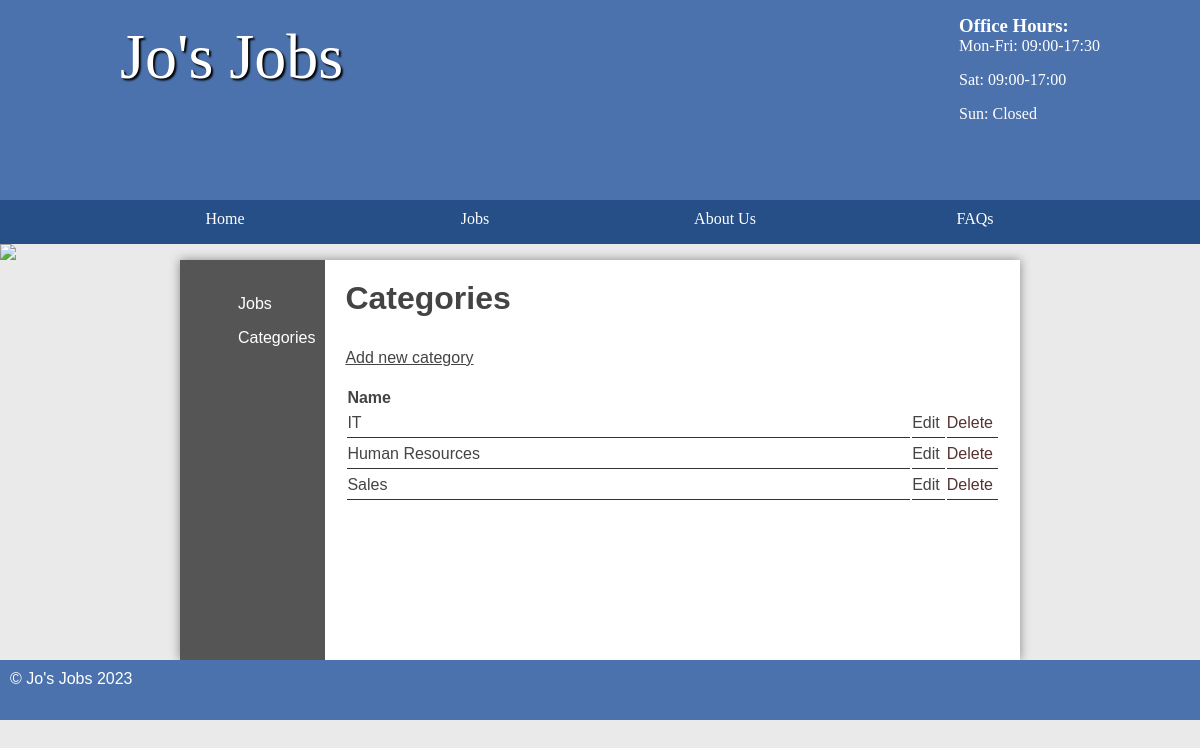
Page /jobs/public/admin/categories.php (signed in) on the earlier database version.
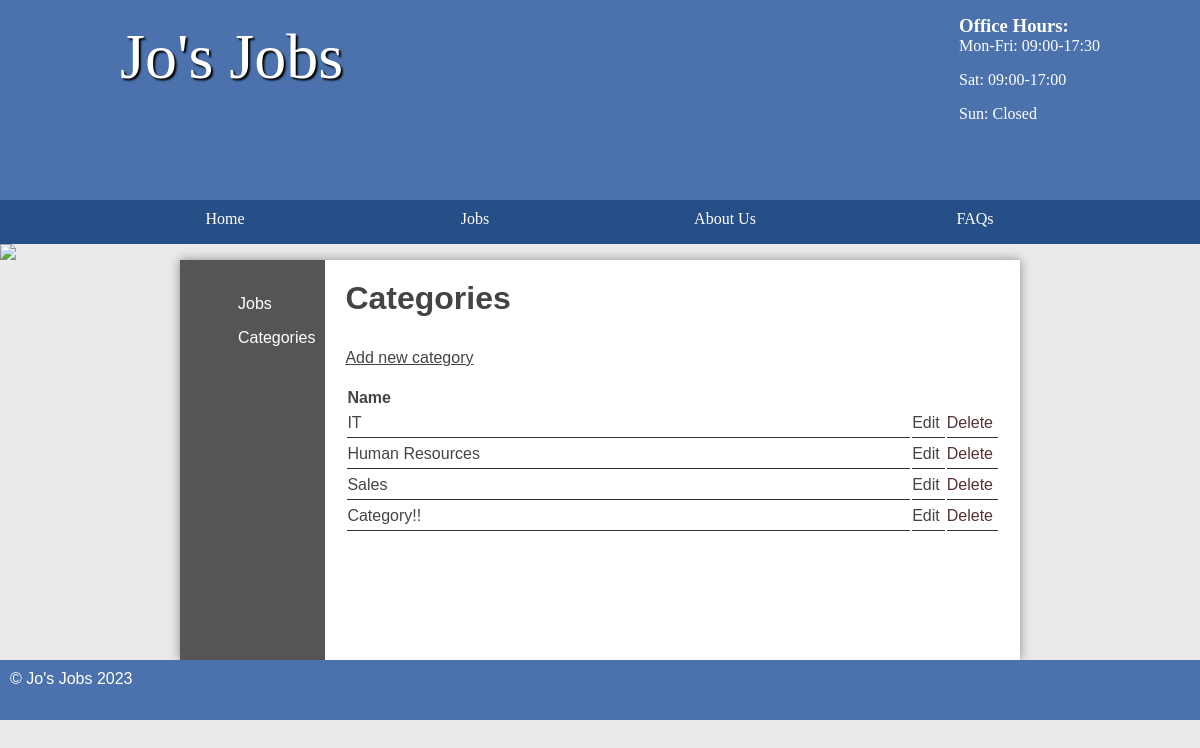
Same page on the later database version.
### tables this page shows
CREATE TABLE `category` (
  `id` int(11) NOT NULL AUTO_INCREMENT,
  `name` varchar(45) DEFAULT NULL,
  PRIMARY KEY (`id`)
);

### jobs/include/utils.php (called while the page is built, shortened)
<?php
$loggedIn = ($_SESSION['loggedin'] ?? false) !== false;
function createHead($title = "Home") {
    global $categories, $db;
    $db ??= new Database();
    $categories = $db->category->selectAll();
    require 'top-section.html.php';
}

### jobs/classes/database.php (called while the page is built, shortened)
<?php
class Database extends stdClass {
    public function __construct($user = "student", $password = "student", $dbname = "job", $host = "mysql") {
        $this->pdo = new PDO("mysql:host=$host;dbname=$dbname", $user, $password);
    }
    public function __get($name) {
        return $this->$name;
    }
}

### jobs/classes/table.php (called while the page is built, shortened)
<?php
class Table {
    private $pdo;
    private $table;
    public function __construct($pdoInstance, $table) {
        $this->pdo = $pdoInstance;
        $this->table = $table;
    }
    private function selector($binds, $items) {
        $query = "SELECT ";
        $query .= "$items FROM $this->table";
        $statement = $this->bindAndExecute($binds, $query);
        return $statement;
    }
    public function selectAll(array|string $binds = [], array|string $items = '*'): array {
        return $this->selector($binds, $items)->fetchAll();
    }
    private function bindAndExecute(array|string $binds, string $query, array $values = [], bool $debugMode = false): PDOStatement {
        $statement = $this->pdo->prepare($query);
        $statement->execute();
        return $statement;
    }
}

### jobs/public/admin/categories.php (the view, shortened to what this page needs)
<?php
require "../../include/utils.php";
createHead("Categories");
?>
<main class="sidebar">
	<?php include '../../include/leftside-admin.html.php'; ?>
	<section class="right">
		<?php if (!$loggedIn)
			require '../../include/login-admin.html.php';
		else { ?>
			<h2>Categories</h2>
			<a class="new" href="addcategory.php">Add new category</a>
			<table>
				<thead>
					<tr>
						<th>Name</th>
						<th style="width: 5%">&nbsp;</th>
						<th style="width: 5%">&nbsp;</th>
					</tr>
					<?php
					if (!$categories)
						echo '<tr><td>No categories found</td></tr>';
					else
						foreach ($categories as $category) { ?>
							<tr>
								<td><?= $category['name'] ?></td>
								<td><a style="float: right" href="editcategory.php?id=<?= $category['id'] ?>">Edit</a></td>
								<td>
									<form method="post" action="deletecategory.php">
										<input type="submit" name="submit" value="Delete" />
									</form>
								</td>
							</tr>
						<?php } ?>
				</thead>
			</table>
		<?php } ?>
	</section>
</main>
<?php include '../../include/footer.html.php'; ?>

Differences in the rows shown:
added category: name "Category!!"
